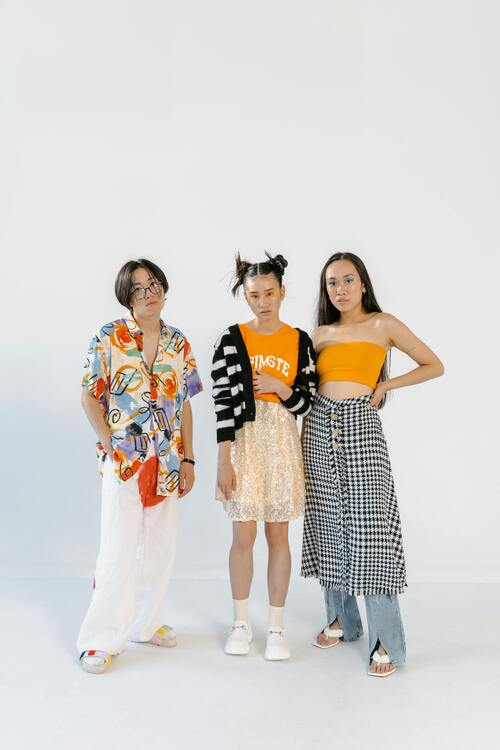
#> input picture Basics OpenCV/Photos/IMG10.jpg, 500 x 750 px
$ python face_detect.py
#> lines starting #> are read from the running program, lines starting #| are printed output that depends on the picture; after the words box and inside, x2 and y2 are one past the last pixel; in counts of white or black regions, pixels touching at a corner belong together
import cv2 as cv
import numpy as np


img= cv.imread('Photos/IMG10.jpg')
#> img is the input picture: shape (750, 500, 3); mean B, G, R 205.1, 209.3, 212.9
cv.imshow('IMG', img)

gray = cv.cvtColor(img, cv.COLOR_BGR2GRAY)
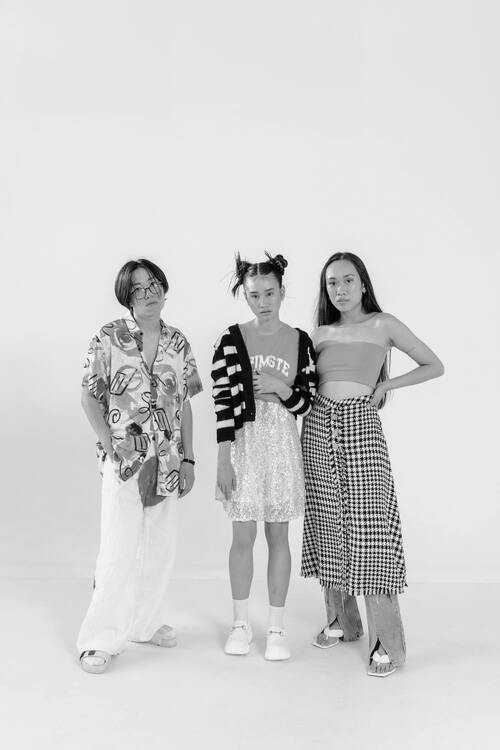
#> gray: shape (750, 500); min 0, max 255, mean 210
cv.imshow('Gray', gray)

haar_casacde = cv.CascadeClassifier('haar_face.xml')

faces_rect = haar_casacde.detectMultiScale(gray, scaleFactor=1.1, minNeighbors=4)
#> faces_rect = [[238, 275, 50, 50], [317, 262, 51, 51]]

print(f'Number of faces detected: {len(faces_rect)}')
#| Number of faces detected: 2

for (x, y, w, h) in faces_rect:
    cv.rectangle(img, (x, y), (x + w, y + h), (0, 255, 0), thickness=2)
#> this loop made 2 passes
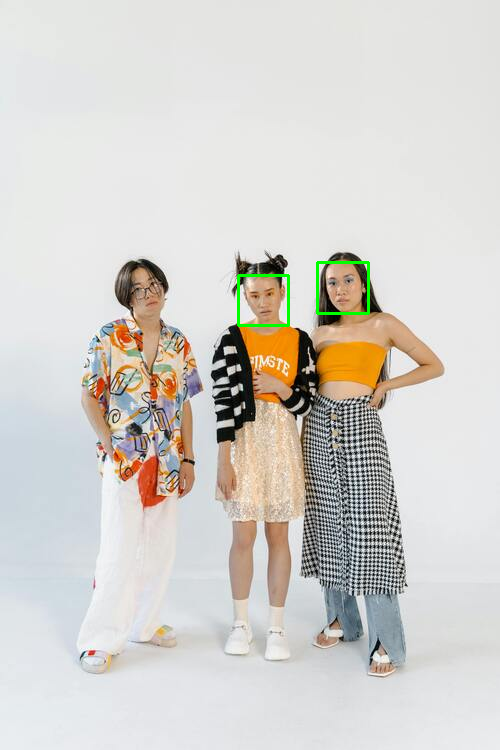
#> img: shape (750, 500, 3); 0.32% of pixels changed, all inside (x1, y1, x2, y2) = (237, 261, 370, 327)
cv.imshow('Detected Faces', img)


cv.waitKey(0)

$ run again, with Basics OpenCV/Photos/IMG11.jpg copied over Basics OpenCV/Photos/IMG10.jpg
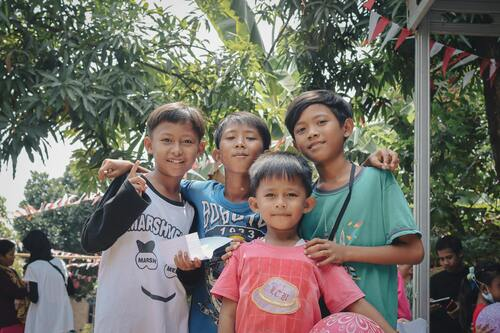
#> input picture Basics OpenCV/Photos/IMG11.jpg, 500 x 333 px
#> img is the input picture: shape (333, 500, 3); mean B, G, R 102.5, 110.5, 112.7
#> `gray = cv.cvtColor(img, cv.COLOR_BGR2GRAY)`:
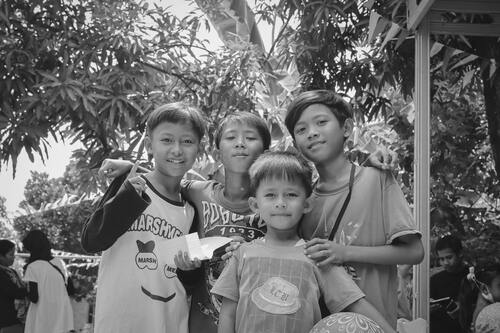
#> gray: shape (333, 500); min 1, max 255, mean 110.3
#> faces_rect = [[215, 117, 50, 50], [292, 103, 53, 53], [148, 120, 55, 55], [252, 173, 58, 58]]
#| Number of faces detected: 4
#> the loop `for (x, y, w, h) in faces_rect:` made 4 passes
#> after the loop `for (x, y, w, h) in faces_rect:`:
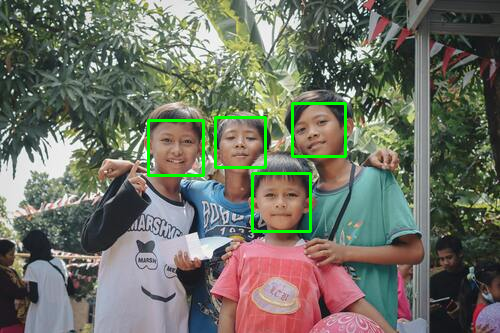
#> img: shape (333, 500, 3); 1.55% of pixels changed, all inside (x1, y1, x2, y2) = (147, 102, 347, 233)

$ run again, with Basics OpenCV/Photos/IMG2.jpg copied over Basics OpenCV/Photos/IMG10.jpg
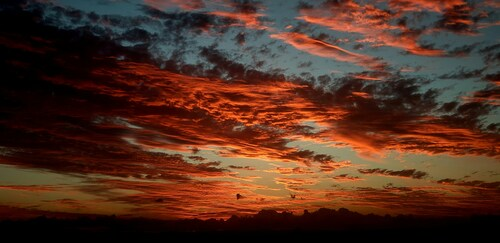
#> input picture Basics OpenCV/Photos/IMG2.jpg, 500 x 243 px
#> img is the input picture: shape (243, 500, 3); mean B, G, R 32.7, 46.9, 81.6
#> `gray = cv.cvtColor(img, cv.COLOR_BGR2GRAY)`:
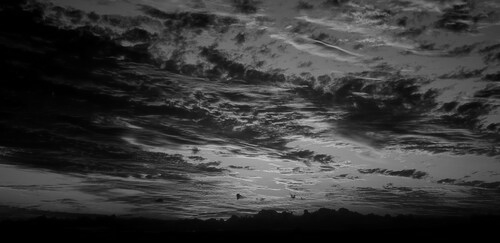
#> gray: shape (243, 500); min 0, max 200, mean 55.6
#> faces_rect = ()
#| Number of faces detected: 0
